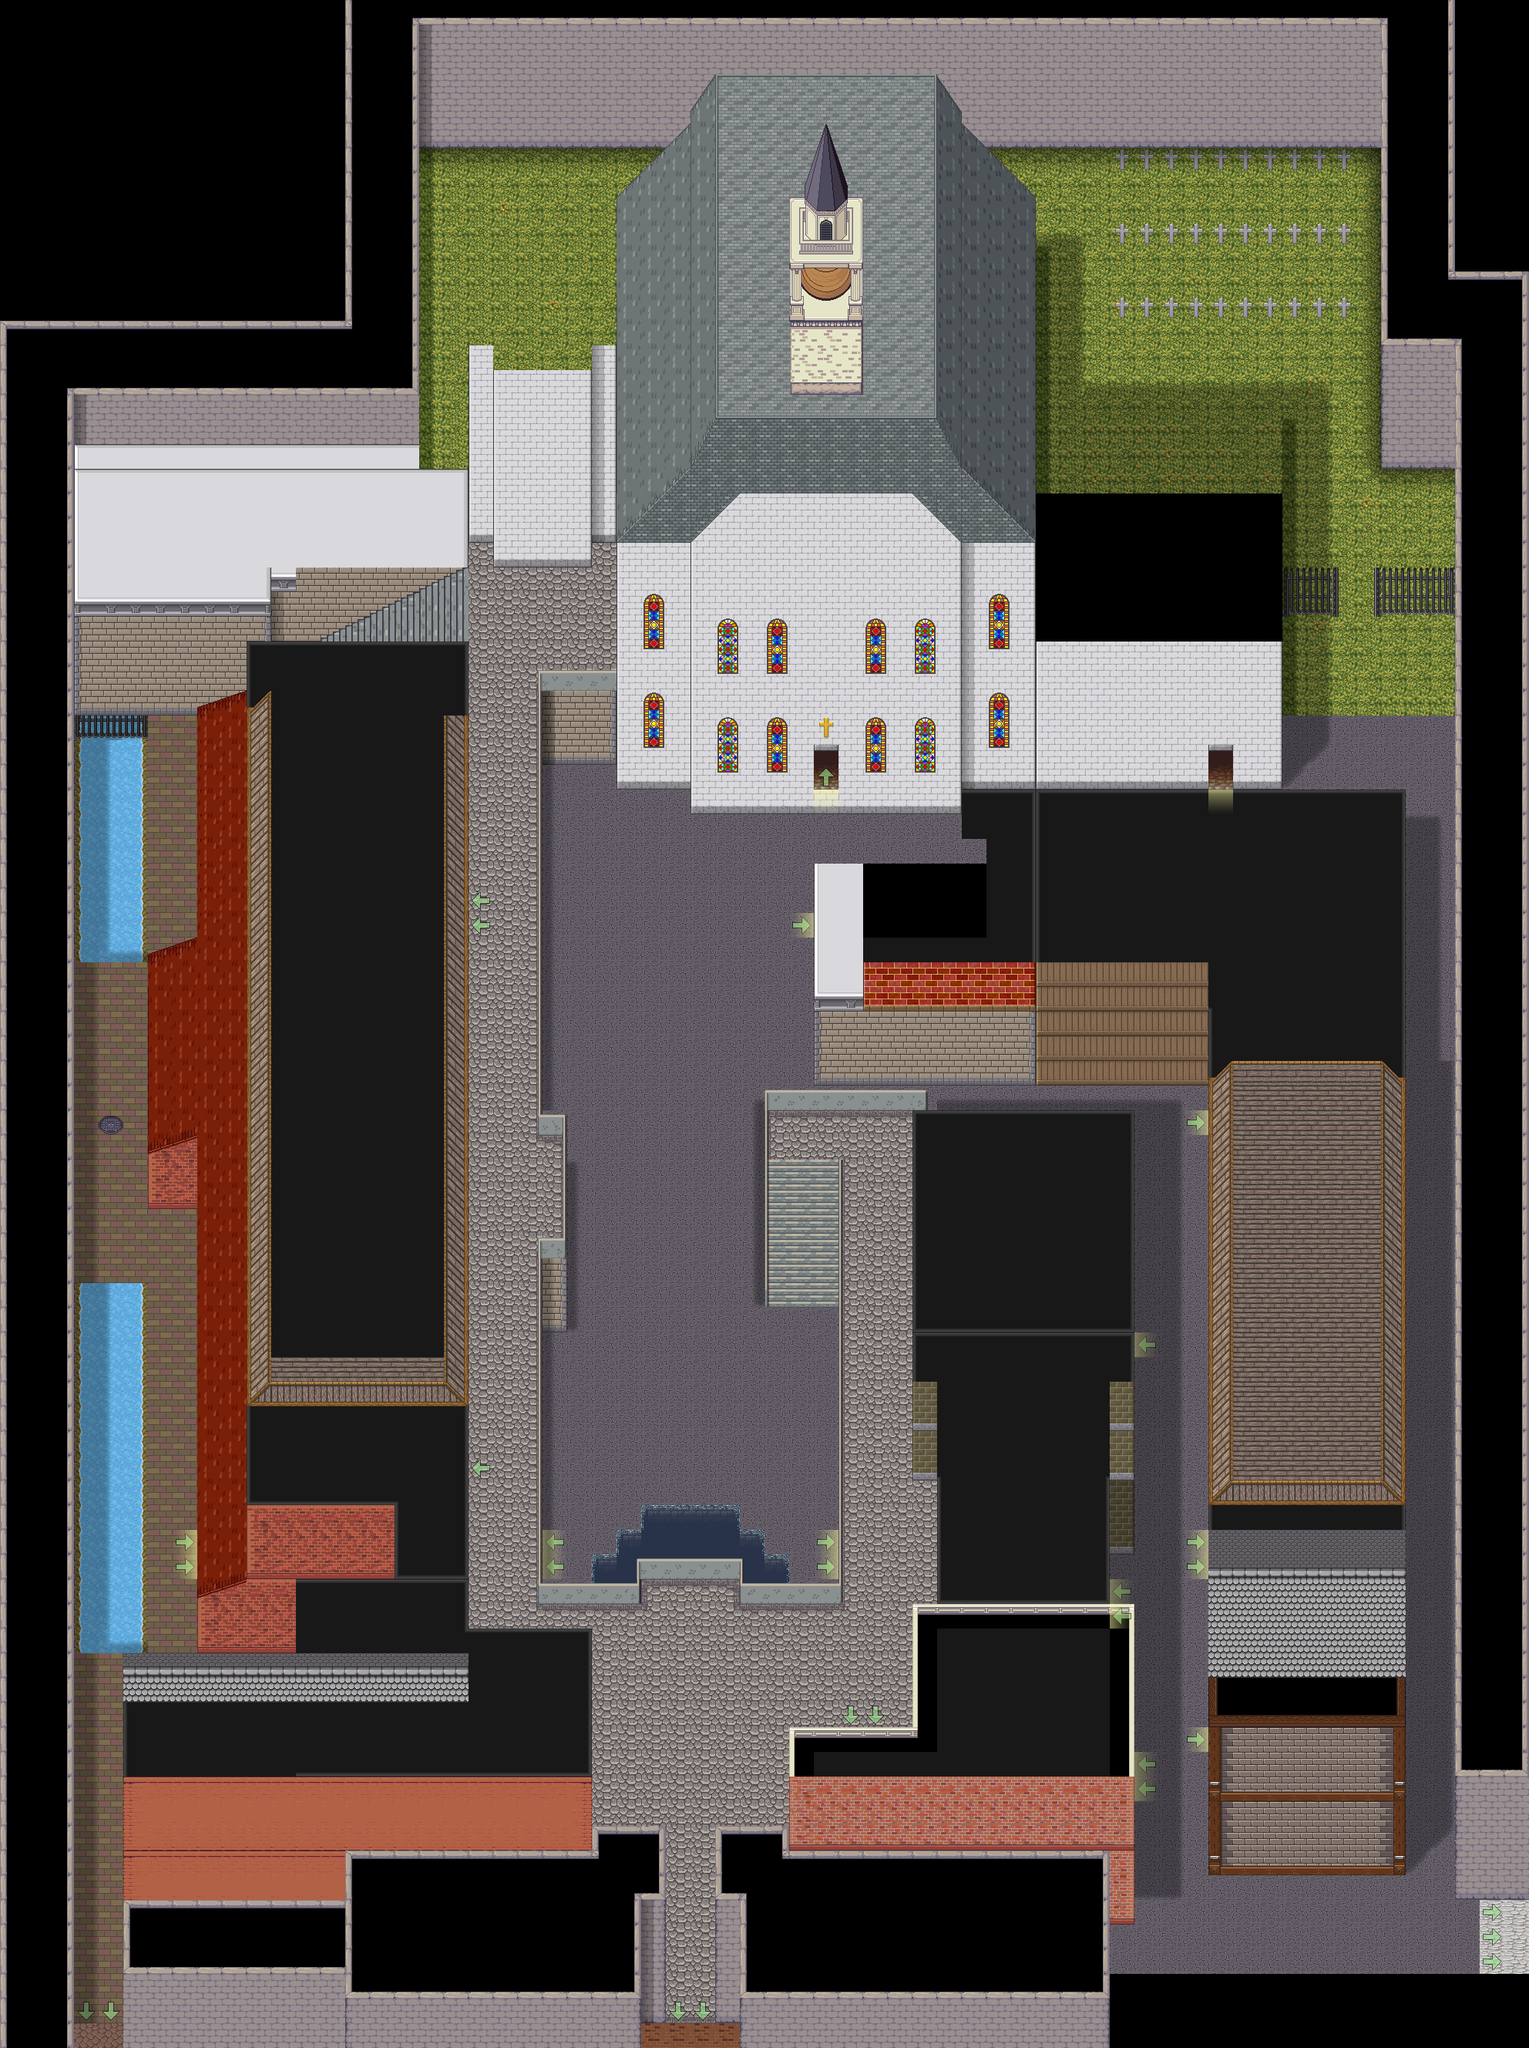

A level layout from a 2D game, rendered from its tile map. Below: a short description, then the map file with tile-grid data replaced by summaries:
An orthogonal 62x83 tile map with 32x32 px tiles, 12 tile layers (BG, Ground-F1, Base-F1, Ground-F2, ...), 1 hidden layer not drawn, 14 tilesets and 54 objects (start, to-east-park, to-newspaper, to-printer, to-black-powder, ...).

<map version="1.11" tiledversion="1.11.2" orientation="orthogonal" renderorder="right-down" width="62" height="83" tilewidth="32" tileheight="32" infinite="0" nextlayerid="18" nextobjectid="62">
 <properties>
  <property name="collision" type="bool" value="true" />
 </properties>
 <tileset firstgid="1" source="[Town]MageCity_cc0.tsx" />
 <tileset firstgid="353" source="[A]LightShadow_pipo.tsx" />
 <tileset firstgid="441" source="[Base]BaseChip_pipo.tsx" />
 <tileset firstgid="1441" source="[A]Water_pipo.tsx" />
 <tileset firstgid="4513" source="[A]Wall-Up_pipo.tsx" />
 <tileset firstgid="4609" source="[Town]VictorianStreets_LPC.tsx" />
 <tileset firstgid="6145" source="Assorted_LPC/lpc-walls/walls.tsx" />
 <tileset firstgid="12289" source="roofs.tsx" />
 <tileset firstgid="16385" source="custom_tilesets/[Somewhere]Walls.tsx" />
 <tileset firstgid="16545" source="[Town]colonial.tsx" />
 <tileset firstgid="17569" source="Assorted_LPC/lpc-floors/floors.tsx" />
 <tileset firstgid="19617" source="[Town]VictorianTenement_LPC.tsx" />
 <tileset firstgid="22689" source="custom_tilesets/[Somewhere]Ground.tsx" />
 <tileset firstgid="22777" source="custom_tilesets/[A]BouncingArrows.tsx" />
 <imagelayer id="2" name="Ref F1" visible="0" offsetx="-96" offsety="160">
  <image source="vtt-maps/District 2.webp" width="2112" height="2560" />
 </imagelayer>
 <imagelayer id="11" name="Ref F2" offsetx="-96" offsety="64">
  <image source="vtt-maps/District 2.webp" width="2112" height="2560" />
 </imagelayer>
 <layer id="1" name="BG" width="62" height="83">
  <data>[5146 cells, 2793 non-empty, 80 distinct tile ids]</data>
 </layer>
 <layer id="13" name="Ground-F1" width="62" height="83">
  <data>[5146 cells, 1954 non-empty, 80 distinct tile ids]</data>
 </layer>
 <layer id="10" name="Base-F1" width="62" height="83">
  <data>[5146 cells, 1727 non-empty, 83 distinct tile ids]</data>
 </layer>
 <layer id="14" name="Ground-F2" width="62" height="83">
  <data>[5146 cells, 832 non-empty, 86 distinct tile ids]</data>
 </layer>
 <layer id="15" name="Base-F2" width="62" height="83">
  <data>[5146 cells, 659 non-empty, 43 distinct tile ids]</data>
 </layer>
 <layer id="5" name="Water" width="62" height="83">
  <data>[5146 cells, 75 non-empty, 3 distinct tile ids]</data>
 </layer>
 <layer id="4" name="Above Ground Details" width="62" height="83">
  <data>[5146 cells, 206 non-empty, 36 distinct tile ids]</data>
 </layer>
 <layer id="12" name="Door Lights" width="62" height="83">
  <data>[5146 cells, 18 non-empty, 3 distinct tile ids]</data>
 </layer>
 <layer id="3" name="Shadows" width="62" height="83">
  <data>[5146 cells, 449 non-empty, 18 distinct tile ids]</data>
 </layer>
 <layer id="7" name="Wall Top" width="62" height="83">
  <data>[5146 cells, 756 non-empty, 16 distinct tile ids]</data>
 </layer>
 <layer id="6" name="Roofs" width="62" height="83">
  <data>[5146 cells, 580 non-empty, 57 distinct tile ids]</data>
 </layer>
 <layer id="17" name="Foreground" width="62" height="83">
  <data>[5146 cells, 33 non-empty, 33 distinct tile ids]</data>
 </layer>
 <objectgroup id="9" name="Object Layer 1">
  <object id="1" name="start" x="896" y="2336">
   <point />
  </object>
  <object id="2" name="to-east-park" x="1920" y="2464" width="64" height="96">
   <properties>
    <property name="dest" value="somewhere-east-park" />
    <property name="destDir" value="r" />
    <property name="destX" type="float" value="6" />
    <property name="destY" type="float" value="0" />
   </properties>
  </object>
  <object id="3" name="to-newspaper" x="1072" y="1184" width="32" height="32">
   <properties>
    <property name="dest" value="somewhere-d2-happs-f1" />
    <property name="destDir" value="r" />
    <property name="destX" type="float" value="0" />
    <property name="destY" type="float" value="0" />
   </properties>
  </object>
  <object id="4" name="to-printer" x="1584" y="1440" width="32" height="32">
   <properties>
    <property name="dest" value="somewhere-d2-happs-f1" />
    <property name="destDir" value="r" />
    <property name="destX" type="float" value="0" />
    <property name="destY" type="float" value="0" />
   </properties>
  </object>
  <object id="6" name="to-black-powder" x="1584" y="2240" width="32" height="32">
   <properties>
    <property name="dest" value="somewhere-d2-black-powder" />
    <property name="destDir" value="r" />
    <property name="destX" type="float" value="2.5" />
    <property name="destY" type="float" value="6" />
   </properties>
  </object>
  <object id="7" name="to-apartments" x="1584" y="1984" width="32" height="64">
   <properties>
    <property name="dest" value="somewhere-d2-happs-f1" />
    <property name="destDir" value="r" />
    <property name="destX" type="float" value="0" />
    <property name="destY" type="float" value="0" />
   </properties>
  </object>
  <object id="8" name="to-grafts" x="1424" y="1728" width="32" height="32">
   <properties>
    <property name="dest" value="somewhere-d2-mall" />
    <property name="destDir" value="l" />
    <property name="destX" type="float" value="29" />
    <property name="destY" type="float" value="31" />
   </properties>
  </object>
  <object id="9" name="to-world-merch" x="1392" y="2048" width="32" height="64">
   <properties>
    <property name="dest" value="somewhere-d2-mall" />
    <property name="destDir" value="l" />
    <property name="destX" type="float" value="29" />
    <property name="destY" type="float" value="31" />
   </properties>
  </object>
  <object id="10" name="to-furniture" x="1424" y="2256" width="32" height="64">
   <properties>
    <property name="dest" value="somewhere-d2-mall" />
    <property name="destDir" value="l" />
    <property name="destX" type="float" value="29" />
    <property name="destY" type="float" value="31" />
   </properties>
  </object>
  <object id="11" name="to-temple" x="1040" y="976" width="64" height="32">
   <properties>
    <property name="dest" value="somewhere-d2-temple-f1" />
    <property name="destDir" value="u" />
   </properties>
  </object>
  <object id="12" name="to-temple-side" x="1568" y="976" width="32" height="32">
   <properties>
    <property name="dest" value="somewhere-d2-happs-f1" />
    <property name="destDir" value="u" />
    <property name="destX" type="float" value="0" />
    <property name="destY" type="float" value="0" />
   </properties>
  </object>
  <object id="13" name="to-hotel-f1-w" x="272" y="1984" width="32" height="64">
   <properties>
    <property name="dest" value="somewhere-d2-hotel-f1" />
    <property name="destDir" value="r" />
    <property name="destPoint" value="exit-w" />
   </properties>
  </object>
  <object id="15" name="to-dist-1-w" x="96" y="2608" width="64" height="48">
   <properties>
    <property name="dest" value="somewhere-district-1" />
    <property name="destDir" value="d" />
    <property name="destX" type="float" value="4" />
    <property name="destY" type="float" value="9" />
    <property name="destZ" type="float" value="1" />
   </properties>
  </object>
  <object id="16" name="to-dist-1" x="832" y="2608" width="128" height="64">
   <properties>
    <property name="dest" value="somewhere-district-1" />
    <property name="destDir" value="d" />
    <property name="destPoint" value="to-district-2" />
    <property name="destZ" type="float" value="2" />
   </properties>
  </object>
  <object id="47" name="to-bath-house" x="656" y="2208" width="64" height="32">
   <properties>
    <property name="dest" value="somewhere-d2-bathhouse-f1" />
    <property name="destDir" value="d" />
   </properties>
  </object>
  </objectgroup>
 <objectgroup id="16" name="collisions">
  <!-- 36 objects omitted --></objectgroup>
</map>
<!-- 39 of 54 objects omitted -->
